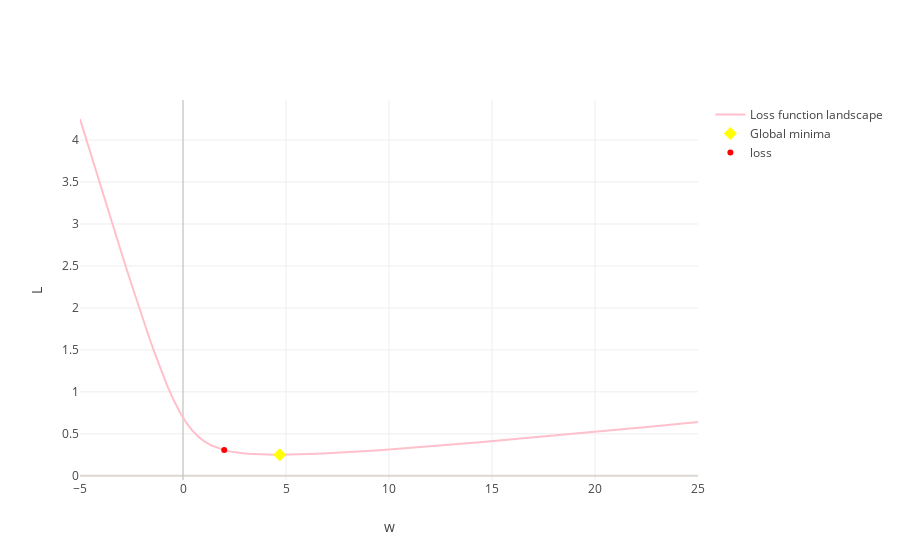

Here is the notebook cell this chart was saved with:
### Code cell
figure_2 = data.loss_landscape(L)
figure_2
